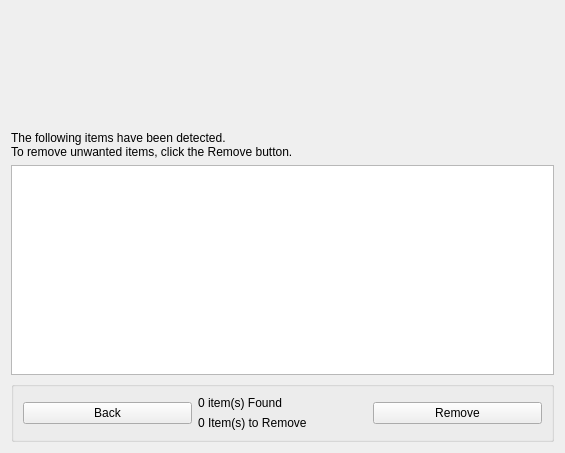
<?xml version="1.0" encoding="UTF-8"?>
<ui version="4.0">
 <class>ResultWidget</class>
 <widget class="QWidget" name="ResultWidget">
  <property name="geometry">
   <rect>
    <x>0</x>
    <y>0</y>
    <width>565</width>
    <height>453</height>
   </rect>
  </property>
  <property name="sizePolicy">
   <sizepolicy hsizetype="Preferred" vsizetype="Fixed">
    <horstretch>0</horstretch>
    <verstretch>0</verstretch>
   </sizepolicy>
  </property>
  <property name="windowTitle">
   <string>Form</string>
  </property>
  <layout class="QGridLayout" name="gridLayout_2">
   <item row="0" column="0">
    <spacer name="verticalSpacer">
     <property name="orientation">
      <enum>Qt::Vertical</enum>
     </property>
     <property name="sizeType">
      <enum>QSizePolicy::Fixed</enum>
     </property>
     <property name="sizeHint" stdset="0">
      <size>
       <width>20</width>
       <height>120</height>
      </size>
     </property>
    </spacer>
   </item>
   <item row="1" column="0">
    <widget class="QLabel" name="label">
     <property name="sizePolicy">
      <sizepolicy hsizetype="Preferred" vsizetype="Fixed">
       <horstretch>0</horstretch>
       <verstretch>0</verstretch>
      </sizepolicy>
     </property>
     <property name="text">
      <string>The following items have been detected.
To remove unwanted items, click the Remove button.</string>
     </property>
    </widget>
   </item>
   <item row="2" column="0">
    <widget class="QTreeView" name="treeView">
     <property name="enabled">
      <bool>true</bool>
     </property>
     <property name="sizePolicy">
      <sizepolicy hsizetype="Preferred" vsizetype="Preferred">
       <horstretch>0</horstretch>
       <verstretch>0</verstretch>
      </sizepolicy>
     </property>
    </widget>
   </item>
   <item row="3" column="0">
    <widget class="QGroupBox" name="groupBox_2">
     <property name="sizePolicy">
      <sizepolicy hsizetype="Preferred" vsizetype="Fixed">
       <horstretch>0</horstretch>
       <verstretch>0</verstretch>
      </sizepolicy>
     </property>
     <property name="title">
      <string/>
     </property>
     <property name="flat">
      <bool>true</bool>
     </property>
     <layout class="QGridLayout" name="gridLayout">
      <item row="0" column="0">
       <widget class="QPushButton" name="backButton">
        <property name="text">
         <string>Back</string>
        </property>
        <property name="icon">
         <iconset resource="reseorceFiles.qrc">
          <normaloff>:/images/images/back-icon.png</normaloff>:/images/images/back-icon.png</iconset>
        </property>
       </widget>
      </item>
      <item row="0" column="1">
       <layout class="QVBoxLayout" name="verticalLayout">
        <item>
         <widget class="QLabel" name="itemsCountLabel">
          <property name="text">
           <string>0 item(s) Found</string>
          </property>
         </widget>
        </item>
        <item>
         <widget class="QLabel" name="itemsSelectedLabel">
          <property name="text">
           <string>0 Item(s) to Remove</string>
          </property>
         </widget>
        </item>
       </layout>
      </item>
      <item row="0" column="2">
       <widget class="QPushButton" name="removeButton">
        <property name="text">
         <string>Remove</string>
        </property>
        <property name="icon">
         <iconset resource="reseorceFiles.qrc">
          <normaloff>:/images/ok.png</normaloff>:/images/ok.png</iconset>
        </property>
       </widget>
      </item>
     </layout>
    </widget>
   </item>
  </layout>
 </widget>
 <resources>
  <include location="reseorceFiles.qrc"/>
 </resources>
 <connections/>
</ui>
